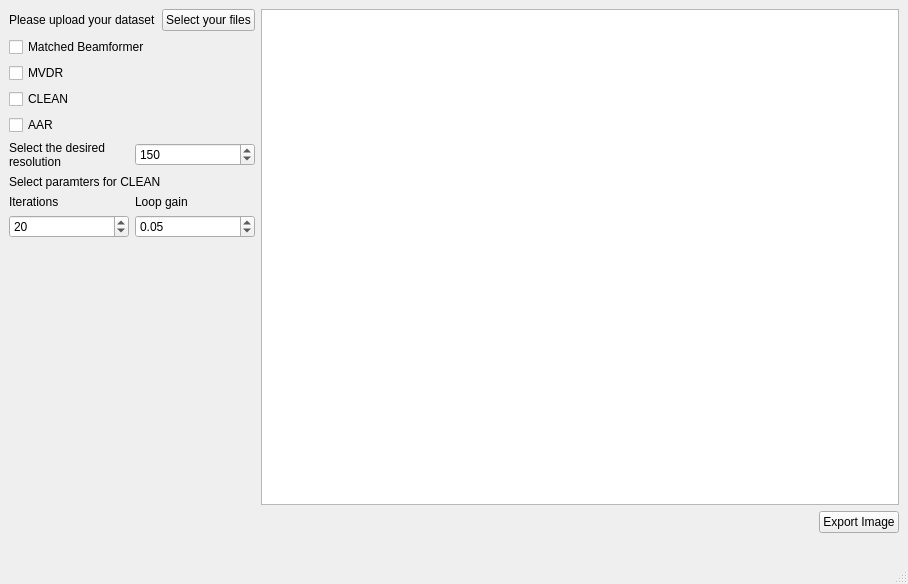
<?xml version="1.0" encoding="UTF-8"?>
<ui version="4.0">
 <class>MainWindow</class>
 <widget class="QMainWindow" name="MainWindow">
  <property name="geometry">
   <rect>
    <x>0</x>
    <y>0</y>
    <width>908</width>
    <height>584</height>
   </rect>
  </property>
  <property name="acceptDrops">
   <bool>true</bool>
  </property>
  <property name="windowTitle">
   <string>Radio Astronomy Visualisation Tool</string>
  </property>
  <widget class="QWidget" name="centralwidget">
   <layout class="QHBoxLayout" name="horizontalLayout_5">
    <item>
     <layout class="QVBoxLayout" name="verticalLayout_4">
      <item>
       <layout class="QHBoxLayout" name="horizontalLayout_4">
        <item>
         <widget class="QLabel" name="statusLabel">
          <property name="maximumSize">
           <size>
            <width>16777215</width>
            <height>30</height>
           </size>
          </property>
          <property name="text">
           <string>Please upload your dataset</string>
          </property>
         </widget>
        </item>
        <item>
         <widget class="QPushButton" name="fileSelectBtn">
          <property name="text">
           <string>Select your files</string>
          </property>
         </widget>
        </item>
       </layout>
      </item>
      <item>
       <widget class="QCheckBox" name="checkMatched">
        <property name="text">
         <string>Matched Beamformer</string>
        </property>
       </widget>
      </item>
      <item>
       <widget class="QCheckBox" name="checkMVDR">
        <property name="text">
         <string>MVDR</string>
        </property>
       </widget>
      </item>
      <item>
       <widget class="QCheckBox" name="checkClean">
        <property name="text">
         <string>CLEAN</string>
        </property>
       </widget>
      </item>
      <item>
       <widget class="QCheckBox" name="checkAAR">
        <property name="text">
         <string>AAR</string>
        </property>
       </widget>
      </item>
      <item>
       <layout class="QHBoxLayout" name="horizontalLayout">
        <item>
         <widget class="QLabel" name="labelResolution">
          <property name="minimumSize">
           <size>
            <width>100</width>
            <height>25</height>
           </size>
          </property>
          <property name="text">
           <string>&lt;html&gt;&lt;head/&gt;&lt;body&gt;&lt;p&gt;Select the desired resolution&lt;/p&gt;&lt;/body&gt;&lt;/html&gt;</string>
          </property>
          <property name="textFormat">
           <enum>Qt::TextFormat::AutoText</enum>
          </property>
          <property name="scaledContents">
           <bool>false</bool>
          </property>
          <property name="wordWrap">
           <bool>true</bool>
          </property>
         </widget>
        </item>
        <item>
         <widget class="QSpinBox" name="spinResolution">
          <property name="maximum">
           <number>500</number>
          </property>
          <property name="value">
           <number>150</number>
          </property>
         </widget>
        </item>
       </layout>
      </item>
      <item>
       <layout class="QVBoxLayout" name="verticalLayout_3">
        <item>
         <widget class="QLabel" name="labelCleanParameters">
          <property name="text">
           <string>Select paramters for CLEAN</string>
          </property>
          <property name="wordWrap">
           <bool>true</bool>
          </property>
         </widget>
        </item>
        <item>
         <layout class="QHBoxLayout" name="horizontalLayout_3">
          <item>
           <layout class="QVBoxLayout" name="verticalLayout_2">
            <item>
             <widget class="QLabel" name="labelCleanIterations">
              <property name="text">
               <string>Iterations</string>
              </property>
              <property name="wordWrap">
               <bool>true</bool>
              </property>
             </widget>
            </item>
            <item>
             <widget class="QSpinBox" name="spinCleanIterations">
              <property name="minimum">
               <number>1</number>
              </property>
              <property name="maximum">
               <number>100</number>
              </property>
              <property name="stepType">
               <enum>QAbstractSpinBox::StepType::DefaultStepType</enum>
              </property>
              <property name="value">
               <number>20</number>
              </property>
              <property name="displayIntegerBase">
               <number>10</number>
              </property>
             </widget>
            </item>
           </layout>
          </item>
          <item>
           <layout class="QVBoxLayout" name="verticalLayout">
            <item>
             <widget class="QLabel" name="labelCleanLoopGain">
              <property name="text">
               <string>Loop gain</string>
              </property>
              <property name="wordWrap">
               <bool>true</bool>
              </property>
             </widget>
            </item>
            <item>
             <widget class="QDoubleSpinBox" name="doubleSpinCleanLoopGain">
              <property name="minimum">
               <double>0.010000000000000</double>
              </property>
              <property name="maximum">
               <double>1.000000000000000</double>
              </property>
              <property name="singleStep">
               <double>0.050000000000000</double>
              </property>
              <property name="stepType">
               <enum>QAbstractSpinBox::StepType::DefaultStepType</enum>
              </property>
              <property name="value">
               <double>0.050000000000000</double>
              </property>
             </widget>
            </item>
           </layout>
          </item>
         </layout>
        </item>
       </layout>
      </item>
      <item>
       <spacer name="verticalSpacer">
        <property name="orientation">
         <enum>Qt::Orientation::Vertical</enum>
        </property>
        <property name="sizeHint" stdset="0">
         <size>
          <width>20</width>
          <height>78</height>
         </size>
        </property>
       </spacer>
      </item>
     </layout>
    </item>
    <item>
     <layout class="QVBoxLayout" name="verticalLayout_6">
      <item>
       <widget class="GraphicsLayoutWidget" name="imageContainer"/>
      </item>
      <item>
       <layout class="QHBoxLayout" name="horizontalLayout_2">
        <item>
         <spacer name="horizontalSpacer">
          <property name="orientation">
           <enum>Qt::Orientation::Horizontal</enum>
          </property>
          <property name="sizeHint" stdset="0">
           <size>
            <width>40</width>
            <height>20</height>
           </size>
          </property>
         </spacer>
        </item>
        <item>
         <layout class="QVBoxLayout" name="verticalLayout_5">
          <item>
           <widget class="QPushButton" name="imgExportBtn">
            <property name="text">
             <string>Export Image</string>
            </property>
           </widget>
          </item>
          <item>
           <widget class="QLabel" name="exportStatusLabel">
            <property name="text">
             <string/>
            </property>
           </widget>
          </item>
         </layout>
        </item>
       </layout>
      </item>
     </layout>
    </item>
   </layout>
  </widget>
  <widget class="QStatusBar" name="statusbar"/>
 </widget>
 <customwidgets>
  <customwidget>
   <class>GraphicsLayoutWidget</class>
   <extends>QGraphicsView</extends>
   <header>pyqtgraph.h</header>
  </customwidget>
 </customwidgets>
 <resources/>
 <connections/>
</ui>
